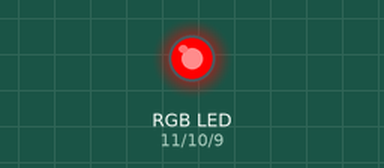
Simulated run of this sketch. Board: Arduino Uno, built with avr-gcc and run on an emulated ATmega328P. Parts: an RGB LED mixed from three pins (HIGH = lit). Dim RGB values are drawn brighter than linear.

Above: at 0.05 s.
At 1.5 s:
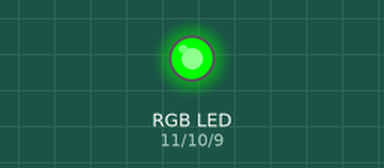
At 2.95 s:
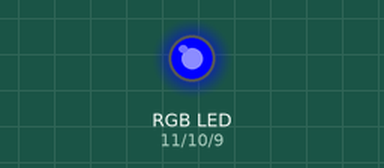
At 3.7 s:
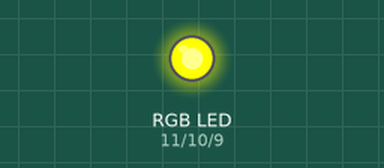
At 4.45 s:
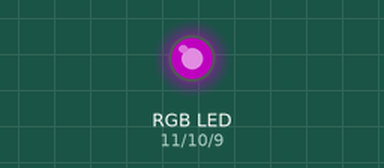
At 5.95 s:
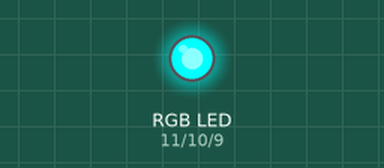
Timing chart, 0 to 7.8 s (numbered marks = the images above):
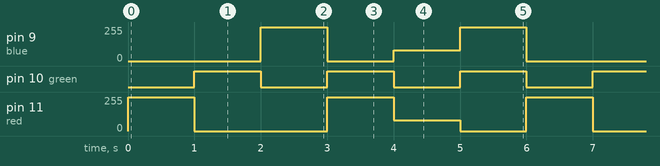

The sketch:

RGB_Led.ino
```cpp
int red = 11;
int green = 10;
int blue = 9;

void setup() {
  // put your setup code here, to run once:
  pinMode(red, OUTPUT);
  pinMode(green, OUTPUT);
  pinMode(blue, OUTPUT);
}

void loop() {
  // put your main code here, to run repeatedly:
  setColor(255,0,0);
  delay(1000);

  setColor(0, 255, 0);
  delay(1000);

  setColor(0,0,255);
  delay(1000);

  setColor(255, 255, 0);
  delay(1000);

  setColor(80, 0, 80);
  delay(1000);

  setColor(0, 255, 255);
  delay(1000);

}

void setColor(int r, int g, int b )
{
  #ifdef COMMON_ANODE
    r = 255-r;
    g = 255 - g;
    b = 255 - b;
  #endif

  analogWrite(red, r);
  analogWrite(blue, b);
  analogWrite(green, g);
}
```

Measured:
- by itself, pin 9 (blue): repeats every 6.0 s: 0/255 1.0 s, 80/255 1.0 s, 255/255 1.0 s, 0/255 2.0 s, 255/255 1.0 s
- by itself, pin 10 (green): alternates HIGH for 1.0 s and LOW for 1.0 s
- by itself, pin 11 (red): repeats every 6.0 s: 0/255 2.0 s, 255/255 1.0 s, 80/255 1.0 s, 0/255 1.0 s, 255/255 1.0 s
